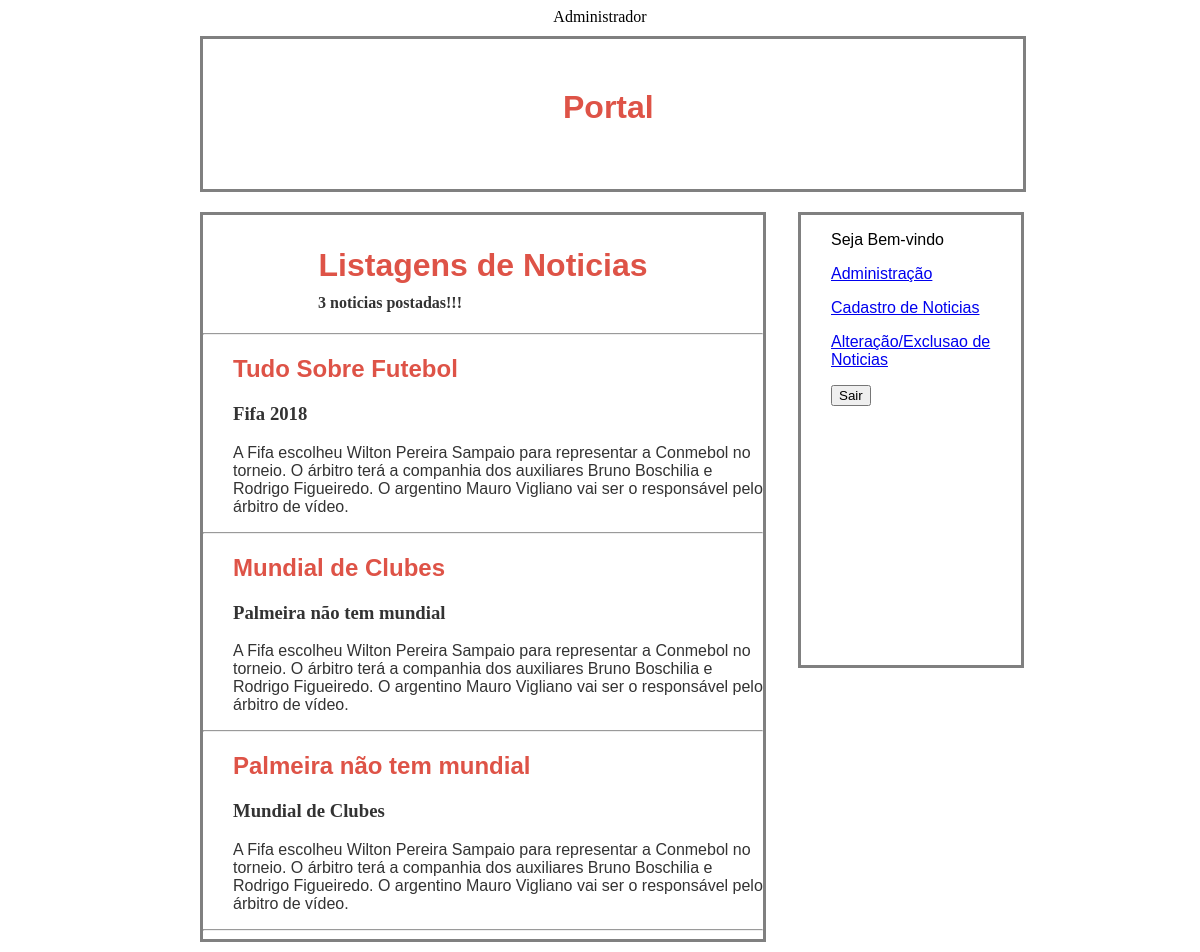
/Administracao.php (signed in), run on the app's committed database.
### tables this page shows
CREATE TABLE `noticias` (
  `COD_NOT` int(5) NOT NULL AUTO_INCREMENT,
  `MACHETE_NOT` varchar(30) NOT NULL,
  `RESUMO_NOT` varchar(50) NOT NULL,
  `TEXTO_NOT` longtext NOT NULL,
  PRIMARY KEY (`COD_NOT`)
);

### Administracao.php (the view, shortened to what this page needs)
<?php
    require 'conexao.php';
?>
<html>
	<head>
        <link rel="stylesheet" href="css/admin.css" />
    </head>
		<body>
		<div id="site">
		<div id="BANNER">
			<h1>Portal</h1>
		</div>
		<div id = "Locais">
			<p class="texl"> Seja Bem-vindo</p>
			<div id = "link">
				<a href="Administracao.php">Administração</a><p>
				<a href="cadastra_noticia.php">Cadastro de Noticias</a><p>
				<a href="Altera_Exclui_Noticia.php">Alteração/Exclusao de Noticias</a></p>
				<form method="POST">
					<input type="submit" value="Sair">
				</form>
			</div>
		</div>
			<div id="conteudo">
				<center><h1 style="padding-bottom: 0">Listagens de Noticias</h1></center>
				<?php
					$sql = $pdo->query("SELECT * FROM noticias");
					echo "<h4 style='margin-top: 0;padding-left:115px'>".$sql->rowCount()." noticias postadas!!! </h4><hr>";
					if ($sql->rowCount() > 0) {
						foreach ($sql->fetchAll() as $item) {
							echo "<h2>".$item['MACHETE_NOT']."</h2>";
							echo "<h3>".$item['RESUMO_NOT']."</h3>";
							echo "<p class='p'>".$item['TEXTO_NOT']."</p>";
							echo "<hr>";
						}
					}
				?>
			</div>
		</div>
	</body>
</html>

### css/admin.css (style rules this page uses)
#site { text-align:left; background-color: white; margin-left: auto; margin-right: auto; height: 850px; width: 820px; border: ; position:relative; }
#banner { margin: 10px; height: 150px; width: 820px; border: 3px solid gray; }
#banner h1 { margin: 10px; padding: 40px; color: #de5347; font-family: Arial; margin-left: 320px; }
#conteudo { margin: 10px; min-height: 630px; width: 560px; border: 3px solid gray; float: left; }
#conteudo h1 { font-family: Arial; margin: 10px; padding: 20px; margin-top: 12px; color: #de5347; }
#conteudo h2 { font-family: Arial; color: #de5347; margin-left: 30px; }
#conteudo p { margin-left: 30px; font-family: Arial; }
#locais { margin:10px; height: 450px; width: 220px; border: 3px solid gray; margin-top: 10px; float: right; margin-right: -14px; }
.texl { font-family: Arial; margin-left: 30px; }
#link { font-family: Arial; margin-left: 30px; }
h3,h4 { padding-left: 30px; color: #333; }
.p { color: #333; }

### data on the page
noticias: MACHETE_NOT "Tudo Sobre Futebol", RESUMO_NOT "Fifa 2018", TEXTO_NOT "A Fifa escolheu Wilton Pereira Sampaio para representar a Conmebol no torneio. O árbitro terá a companhia dos auxiliares Bruno Boschilia e Rodrigo Figueiredo. O argentino Mauro Vigliano vai ser o responsável pelo árbitro de vídeo."
noticias: MACHETE_NOT "Mundial de Clubes", RESUMO_NOT "Palmeira não tem mundial", TEXTO_NOT "A Fifa escolheu Wilton Pereira Sampaio para representar a Conmebol no torneio. O árbitro terá a companhia dos auxiliares Bruno Boschilia e Rodrigo Figueiredo. O argentino Mauro Vigliano vai ser o responsável pelo árbitro de vídeo."
noticias: MACHETE_NOT "Palmeira não tem mundial", RESUMO_NOT "Mundial de Clubes", TEXTO_NOT "A Fifa escolheu Wilton Pereira Sampaio para representar a Conmebol no torneio. O árbitro terá a companhia dos auxiliares Bruno Boschilia e Rodrigo Figueiredo. O argentino Mauro Vigliano vai ser o responsável pelo árbitro de vídeo."

### other printed values
$sql->rowCount() "3"
